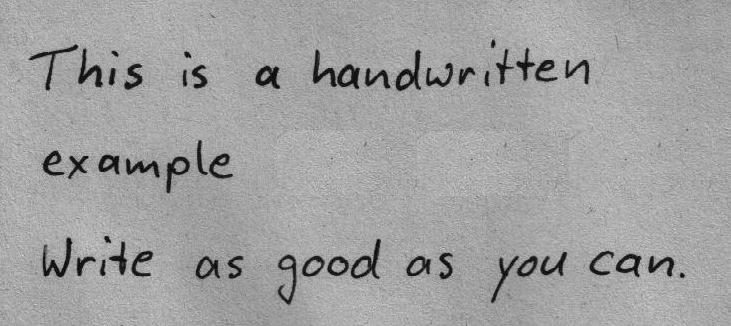
#> input picture examples/sample_images/handwritten_note.jpg, 731 x 326 px, found by its file name
$ python preprocessing_demo.py
#> lines starting #> are read from the running program, lines starting #| are printed output that depends on the picture; after the words box and inside, x2 and y2 are one past the last pixel; in counts of white or black regions, pixels touching at a corner belong together
### preprocessing/utils.py
import cv2
import numpy as np
import os
from typing import Optional


def load_image(image_path: str, color_mode: str = 'color') -> Optional[np.ndarray]:
      """Load an image from file path."""
#> called with color_mode = 'color'
      if not os.path.exists(image_path):
          print(f"Error: Image file {image_path} not found")
          return None

      try:
          if color_mode == 'grayscale':
              image = cv2.imread(image_path, cv2.IMREAD_GRAYSCALE)
          else:
              image = cv2.imread(image_path, cv2.IMREAD_COLOR)
#> image is the input picture: shape (326, 731, 3); min 0, max 229, mean 161.1

          if image is None:
              print(f"Error: Could not read image {image_path}")
              return None

          return image
      except Exception as e:
          print(f"Error loading image {image_path}: {str(e)}")
          return None


def save_image(image: np.ndarray, output_path: str) -> bool:
      """Save an image to file."""
      try:
          os.makedirs(os.path.dirname(output_path), exist_ok=True)
          success = cv2.imwrite(output_path, image)
          if not success:
              print(f"Error: Failed to save image to {output_path}")
              return False
          return True
      except Exception as e:
          print(f"Error saving image to {output_path}: {str(e)}")
          return False

def validate_image(image: np.ndarray) -> bool:
      """Check if image is valid for processing."""
      if image is None:
          return False
      if len(image.shape) not in [2, 3]:
          return False
      if image.size == 0:
          return False

      height, width = image.shape[:2]
#> height = 326; width = 731
      if height < 50 or width < 50:
          return False

      return True


# [39 lines left out: functions resize_image, get_image_info, not called in this run]

### preprocessing/image_preprocessor.py
import cv2
import numpy as np
from typing import Optional, Tuple
from .utils import load_image, save_image, validate_image


class ImagePreprocessor:
    """Main preprocessing pipeline for handwritten document images."""

    def __init__(self):
        self.processed_image = None
        self.original_image = None

    def preprocess(self, image_path: str, output_path: str = None) -> Optional[np.ndarray]:
        """Complete preprocessing pipeline."""
        self.original_image = load_image(image_path, color_mode='color')
        if not validate_image(self.original_image):
            return None

        gray = cv2.cvtColor(self.original_image, cv2.COLOR_BGR2GRAY)

        # Main processing chain
        processed = self.enhance_contrast(gray)
        processed = self.reduce_noise(processed, method='bilateral')
        processed = self.apply_threshold(processed, method='adaptive')
        processed = self.clean_binary_image(processed)

        self.processed_image = processed

        return processed

    def enhance_contrast(self, image: np.ndarray, method: str = 'clahe') -> np.ndarray:
        """Enhance image contrast."""
#> called with method = 'clahe'
        if method == 'clahe':
            clahe = cv2.createCLAHE(clipLimit=2.0, tileGridSize=(8, 8))
            return clahe.apply(image)

        elif method == 'histogram_eq':
            return cv2.equalizeHist(image)

        elif method == 'gamma':
            gamma = 1.2
            lookup_table = np.array([((i / 255.0) ** gamma) * 255 for i in np.arange(0, 256)]).astype("uint8")
            return cv2.LUT(image, lookup_table)

        return image

    def reduce_noise(self, image: np.ndarray, method: str = 'bilateral') -> np.ndarray:
        """Reduce noise while preserving edges."""
#> called with method = 'bilateral'
        if method == 'bilateral':
            return cv2.bilateralFilter(image, 15, 120, 120)
        elif method == 'gaussian':
            return cv2.GaussianBlur(image, (5, 5), 0)
        elif method == 'median':
            return cv2.medianBlur(image, 5)

        return image

    def apply_threshold(self, image: np.ndarray, method: str = 'adaptive') -> np.ndarray:
        """Convert to binary image."""
#> called with method = 'adaptive'
        if method == 'adaptive':
            return cv2.adaptiveThreshold(
                image, 255, cv2.ADAPTIVE_THRESH_GAUSSIAN_C,
                cv2.THRESH_BINARY, 19, 8
            )
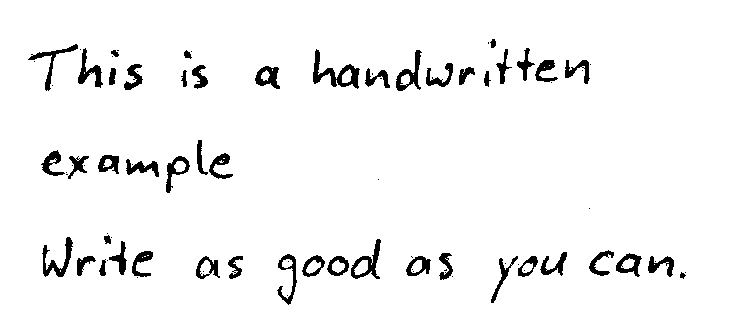
#> returned value: shape (326, 731); 95.5% white; 85 black regions (37 under 20 px), largest, box (x1, y1, x2, y2) and area: (313, 49, 360, 89) 609, (42, 237, 73, 277) 422, (351, 239, 381, 279) 399
        elif method == 'otsu':
            _, binary = cv2.threshold(image, 0, 255, cv2.THRESH_BINARY + cv2.THRESH_OTSU)
            return binary
        elif method == 'simple':
            _, binary = cv2.threshold(image, 127, 255, cv2.THRESH_BINARY)
            return binary

        return image

    def clean_binary_image(self, image: np.ndarray) -> np.ndarray:
        """Remove noise from binary image."""
        # Remove salt-and-pepper noise
        cleaned = cv2.medianBlur(image, 5)
#> cleaned: shape (326, 731); 95.7% white; 52 black regions (2 under 20 px), largest, box (x1, y1, x2, y2) and area: (313, 50, 359, 88) 615, (351, 239, 381, 279) 412, (396, 50, 421, 91) 376

        # Morphological opening to remove small noise
        kernel = cv2.getStructuringElement(cv2.MORPH_ELLIPSE, (5, 5))
        cleaned = cv2.morphologyEx(cleaned, cv2.MORPH_OPEN, kernel)
#> cleaned: shape (326, 731); 95.6% white; 49 black regions (2 under 20 px), largest, box (x1, y1, x2, y2) and area: (303, 239, 381, 279) 878, (313, 50, 359, 88) 631, (197, 141, 231, 179) 414

        # Filter out tiny components
        num_labels, labels, stats, centroids = cv2.connectedComponentsWithStats(cleaned, connectivity=8)
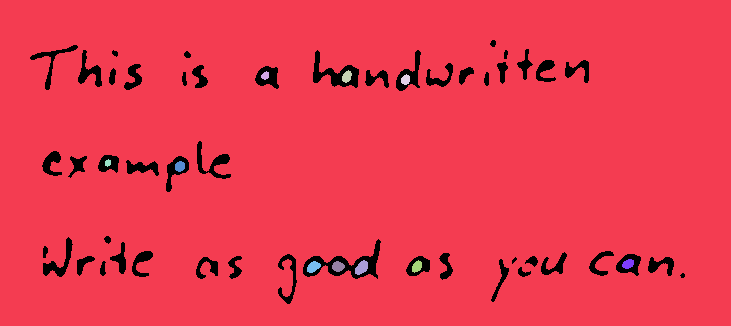
#> labels: shape (326, 731) int32; 12 distinct labels, from 0 to 11; one colour per label, 0 black
#> num_labels = 12; stats = [[30, 40, 655, 264, 10530], [0, 0, 731, 326, 226901], [261, 71, 8, 9, 51], [342, 70, 10, 13, 90], [401, 74, 9, 11, 75], [105, 159, 6, 8, 36], [175, 161, 10, 11, 88], [622, 259, 12, 10, 90], [307, 261, 14, 12, 114], [332, 261, 13, 11, 104], [355, 260, 13, 15, 135], [412, 260, 10, 13, 92]]; centroids = [[304.8, 171.6], [367.8, 161.9], [264.9, 75.24], [346.5, 76.24], [405.2, 79.31], [107.5, 162.5], [179.5, 166], [627.7, 263.5], [313, 266.5], [337.7, 266.1], [361.3, 267.3], [416.6, 266.1]]
        min_size = 10
        cleaned_image = np.zeros_like(cleaned)

        for i in range(1, num_labels):
            if stats[i, cv2.CC_STAT_AREA] >= min_size:
                cleaned_image[labels == i] = 255

        # Smooth text characters
        kernel = cv2.getStructuringElement(cv2.MORPH_ELLIPSE, (2, 2))
        cleaned_image = cv2.morphologyEx(cleaned_image, cv2.MORPH_CLOSE, kernel)
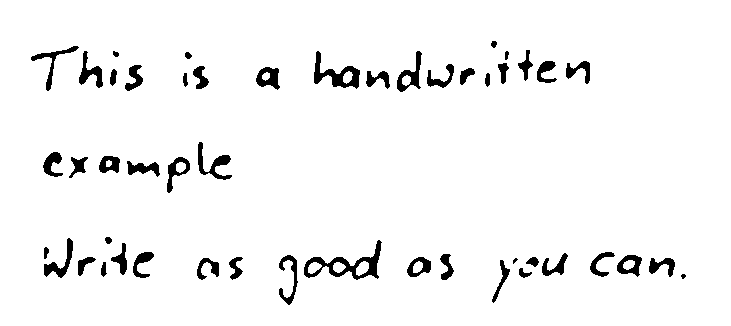
#> cleaned_image: shape (326, 731); 95.6% white; 49 black regions (2 under 20 px), largest, box (x1, y1, x2, y2) and area: (304, 240, 382, 280) 883, (314, 51, 360, 89) 632, (198, 142, 232, 180) 417

        return cleaned_image

    # [50 lines left out: functions normalize_image, get_preprocessing_info, not called in this run]

### preprocessing/contour_analyzer.py
import cv2
import numpy as np
from typing import List, Dict
from .utils import validate_image


class ContourAnalyzer:
    def __init__(self):
        self.text_lines = []
        self.characters = []

    def find_text_lines_peaks(self, image: np.ndarray) -> List[Dict]:
        if not validate_image(image):
            return []

        height, width = image.shape
#> height = 326; width = 731
        horizontal_projection = np.sum(image == 255, axis=1)
#> horizontal_projection = 326 values, max 731 at index 0, min 507 at index 260, mean 698.8

        # Estimate text size from projection data
        text_rows = np.where(horizontal_projection > 5)[0]
#> text_rows = 326 values from 0 to 325
        if len(text_rows) > 0:
            total_text_height = text_rows[-1] - text_rows[0] + 1
#> total_text_height = 326
            estimated_line_height = total_text_height // 3 * 1.2  # 20% padding
#> estimated_line_height = 129.6
        else:
            estimated_line_height = 60  # fallback

        peaks = []
        threshold = np.max(horizontal_projection) * 0.6
#> threshold = 438.6

        for i in range(10, len(horizontal_projection) - 10):
            if (horizontal_projection[i] > threshold and
                horizontal_projection[i] > horizontal_projection[i-8] and
                horizontal_projection[i] > horizontal_projection[i+8] and
                horizontal_projection[i] >= horizontal_projection[i-1] and
                horizontal_projection[i] >= horizontal_projection[i+1]):
                peaks.append(i)
#> after the loop, peaks = [60, 180, 181, 182, 280, 283, 285, 287]

        filtered_peaks = []
        min_distance = int(estimated_line_height * 0.6)  # Dynamic spacing
#> min_distance = 77

        for peak in peaks:
            if not filtered_peaks or peak - filtered_peaks[-1] >= min_distance:
                filtered_peaks.append(peak)
#> this loop made 8 passes
#> peak on passes 1 to 8: 60, 180, 181, 182, 280, 283, 285, 287
#> after the loop, filtered_peaks = [60, 180, 280]

        lines = []

        for i, peak in enumerate(filtered_peaks):
            # Give more space above the line for dots, accents, etc.
            y_start = max(0, int(peak - estimated_line_height * 0.6))  # 60% above
            y_end = min(height, int(peak + estimated_line_height * 0.4))  # 40% below

            # For the last line, extend to the bottom to avoid cutoff
            if i == len(filtered_peaks) - 1:
                y_end = height

            region = image[y_start:y_end, :]
            rows_with_text = np.where(np.sum(region == 255, axis=1) > 3)[0]
            cols_with_text = np.where(np.sum(region == 255, axis=0) > 3)[0]

            if len(rows_with_text) > 0 and len(cols_with_text) > 0:
                min_row = rows_with_text[0]
                max_row = rows_with_text[-1]
                min_col = cols_with_text[0]
                max_col = cols_with_text[-1]

                actual_y = y_start + min_row
                actual_height = max_row - min_row + 1
                actual_x = min_col
                actual_width = max_col - min_col + 1

                lines.append({
                    'bbox': (actual_x, actual_y, actual_width, actual_height),
                    'y_start': actual_y,
                    'y_end': actual_y + actual_height,
                    'height': actual_height
                })
#> this loop made 3 passes
#> (peak, y_start, max_row, actual_y, actual_height) on passes 1 to 3: (60, 0, 110, 0, 111), (180, 102, 128, 102, 129), (280, 202, 123, 202, 124)
#> pass 1, in find_text_lines_peaks, `region = image[y_start:y_end, :]`:
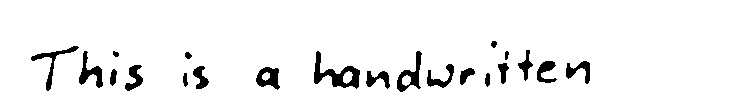
#> region: shape (111, 731); 94.8% white; 21 black regions, largest, box (x1, y1, x2, y2) and area: (314, 51, 360, 89) 632, (397, 51, 422, 92) 381, (31, 46, 79, 91) 346
#> pass 2, in find_text_lines_peaks, `region = image[y_start:y_end, :]`:
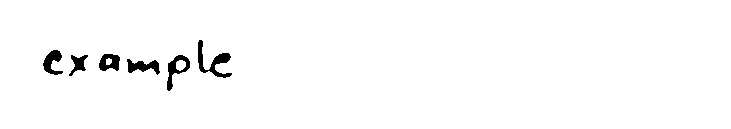
#> region: shape (129, 731); 98.2% white; 6 black regions, box (x1, y1, x2, y2) and area: (198, 40, 232, 78) 417, (167, 55, 190, 91) 307, (127, 59, 160, 75) 283, (43, 50, 63, 75) 271, (99, 54, 120, 71) 252, (69, 55, 88, 76) 186
#> pass 3, in find_text_lines_peaks, `region = image[y_start:y_end, :]`:
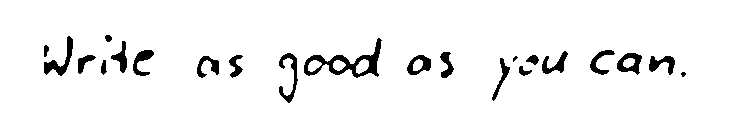
#> region: shape (124, 731); 94.9% white; 22 black regions (2 under 20 px), largest, box (x1, y1, x2, y2) and area: (304, 38, 382, 78) 883, (44, 36, 73, 76) 364, (279, 53, 298, 103) 333
#> after the loop, lines = 3 items

        return lines

    # [34 lines left out: function find_character_contours, not called in this run]

### examples/preprocessing_demo.py
import sys
import os
sys.path.append(os.path.dirname(os.path.dirname(os.path.abspath(__file__))))

import cv2
from preprocessing import ImagePreprocessor
from preprocessing.contour_analyzer import ContourAnalyzer
from preprocessing.utils import load_image, save_image


def main():
    input_image_path = "examples/sample_images/handwritten_note.jpg"
    output_dir = "examples/output"

    os.makedirs(output_dir, exist_ok=True)

    if not os.path.exists(input_image_path):
        print(f"Please add a sample image at: {input_image_path}")
        return

    original_image = load_image(input_image_path)
    if original_image is None:
        print("Failed to load image!")
        return

    save_image(original_image, os.path.join(output_dir, "original.jpg"))

    preprocessor = ImagePreprocessor()
    processed_image = preprocessor.preprocess(
        input_image_path,
        os.path.join(output_dir, "preprocessed.jpg")
    )

    if processed_image is None:
        print("Preprocessing failed!")
        return

    contour_analyzer = ContourAnalyzer()
    text_lines = contour_analyzer.find_text_lines_peaks(processed_image)
#> text_lines = 3 items

    lines_image = cv2.cvtColor(processed_image, cv2.COLOR_GRAY2BGR)

    for line in text_lines:
        x, y, w, h = line['bbox']
        cv2.rectangle(lines_image, (x, y), (x + w, y + h), (0, 255, 0), 2)
#> this loop made 3 passes
#> (y, h) on passes 1 to 3: (0, 111), (102, 129), (202, 124)
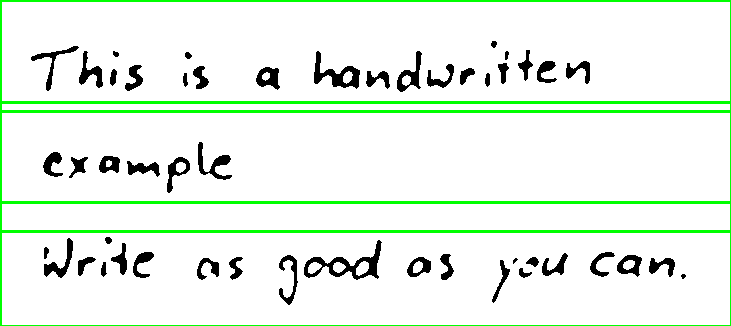
#> lines_image: shape (326, 731, 3); mean B, G, R 231, 243.8, 231

    save_image(lines_image, os.path.join(output_dir, "lines_detected.jpg"))
    print(f"Found {len(text_lines)} text lines")
#| Found 3 text lines


if __name__ == "__main__":
    main()
